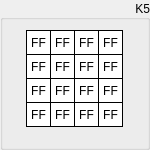
  <widget class="QGroupBox" name="groupK5">
   <property name="geometry">
    <rect>
     <x>20</x>
     <y>150</y>
     <width>150</width>
     <height>150</height>
    </rect>
   </property>
   <property name="sizePolicy">
    <sizepolicy hsizetype="Fixed" vsizetype="Fixed">
     <horstretch>0</horstretch>
     <verstretch>0</verstretch>
    </sizepolicy>
   </property>
   <property name="styleSheet">
    <string notr="true"/>
   </property>
   <property name="title">
    <string>K5</string>
   </property>
   <property name="alignment">
    <set>Qt::AlignRight|Qt::AlignTrailing|Qt::AlignVCenter</set>
   </property>
   <widget class="QLabel" name="k5byte15">
    <property name="enabled">
     <bool>true</bool>
    </property>
    <property name="geometry">
     <rect>
      <x>98</x>
      <y>102</y>
      <width>25</width>
      <height>25</height>
     </rect>
    </property>
    <property name="sizePolicy">
     <sizepolicy hsizetype="Fixed" vsizetype="Fixed">
      <horstretch>0</horstretch>
      <verstretch>0</verstretch>
     </sizepolicy>
    </property>
    <property name="font">
     <font>
      <kerning>true</kerning>
     </font>
    </property>
    <property name="layoutDirection">
     <enum>Qt::LeftToRight</enum>
    </property>
    <property name="styleSheet">
     <string notr="true">QLabel {
	 border-width: 1px;
     border-style: solid;
     border-color: black; 
     background-color: white;
}</string>
    </property>
    <property name="text">
     <string>FF</string>
    </property>
    <property name="alignment">
     <set>Qt::AlignCenter</set>
    </property>
   </widget>
   <widget class="QLabel" name="k5byte13">
    <property name="enabled">
     <bool>true</bool>
    </property>
    <property name="geometry">
     <rect>
      <x>98</x>
      <y>54</y>
      <width>25</width>
      <height>25</height>
     </rect>
    </property>
    <property name="sizePolicy">
     <sizepolicy hsizetype="Fixed" vsizetype="Fixed">
      <horstretch>0</horstretch>
      <verstretch>0</verstretch>
     </sizepolicy>
    </property>
    <property name="font">
     <font>
      <kerning>true</kerning>
     </font>
    </property>
    <property name="layoutDirection">
     <enum>Qt::LeftToRight</enum>
    </property>
    <property name="styleSheet">
     <string notr="true">QLabel {
	 border-width: 1px;
     border-style: solid;
     border-color: black; 
     background-color: white;
}</string>
    </property>
    <property name="text">
     <string>FF</string>
    </property>
    <property name="alignment">
     <set>Qt::AlignCenter</set>
    </property>
   </widget>
   <widget class="QLabel" name="k5byte14">
    <property name="enabled">
     <bool>true</bool>
    </property>
    <property name="geometry">
     <rect>
      <x>98</x>
      <y>78</y>
      <width>25</width>
      <height>25</height>
     </rect>
    </property>
    <property name="sizePolicy">
     <sizepolicy hsizetype="Fixed" vsizetype="Fixed">
      <horstretch>0</horstretch>
      <verstretch>0</verstretch>
     </sizepolicy>
    </property>
    <property name="font">
     <font>
      <kerning>true</kerning>
     </font>
    </property>
    <property name="layoutDirection">
     <enum>Qt::LeftToRight</enum>
    </property>
    <property name="styleSheet">
     <string notr="true">QLabel {
	 border-width: 1px;
     border-style: solid;
     border-color: black; 
     background-color: white;
}</string>
    </property>
    <property name="text">
     <string>FF</string>
    </property>
    <property name="alignment">
     <set>Qt::AlignCenter</set>
    </property>
   </widget>
   <widget class="QLabel" name="k5byte06">
    <property name="enabled">
     <bool>true</bool>
    </property>
    <property name="geometry">
     <rect>
      <x>50</x>
      <y>78</y>
      <width>25</width>
      <height>25</height>
     </rect>
    </property>
    <property name="sizePolicy">
     <sizepolicy hsizetype="Fixed" vsizetype="Fixed">
      <horstretch>0</horstretch>
      <verstretch>0</verstretch>
     </sizepolicy>
    </property>
    <property name="font">
     <font>
      <kerning>true</kerning>
     </font>
    </property>
    <property name="layoutDirection">
     <enum>Qt::LeftToRight</enum>
    </property>
    <property name="styleSheet">
     <string notr="true">QLabel {
	 border-width: 1px;
     border-style: solid;
     border-color: black; 
     background-color: white;
}</string>
    </property>
    <property name="text">
     <string>FF</string>
    </property>
    <property name="alignment">
     <set>Qt::AlignCenter</set>
    </property>
   </widget>
   <widget class="QLabel" name="k5byte04">
    <property name="enabled">
     <bool>true</bool>
    </property>
    <property name="geometry">
     <rect>
      <x>50</x>
      <y>30</y>
      <width>25</width>
      <height>25</height>
     </rect>
    </property>
    <property name="sizePolicy">
     <sizepolicy hsizetype="Fixed" vsizetype="Fixed">
      <horstretch>0</horstretch>
      <verstretch>0</verstretch>
     </sizepolicy>
    </property>
    <property name="font">
     <font>
      <kerning>true</kerning>
     </font>
    </property>
    <property name="layoutDirection">
     <enum>Qt::LeftToRight</enum>
    </property>
    <property name="styleSheet">
     <string notr="true">QLabel {
	 border-width: 1px;
     border-style: solid;
     border-color: black; 
     background-color: white;
}</string>
    </property>
    <property name="text">
     <string>FF</string>
    </property>
    <property name="alignment">
     <set>Qt::AlignCenter</set>
    </property>
   </widget>
   <widget class="QLabel" name="k5byte02">
    <property name="enabled">
     <bool>true</bool>
    </property>
    <property name="geometry">
     <rect>
      <x>26</x>
      <y>78</y>
      <width>25</width>
      <height>25</height>
     </rect>
    </property>
    <property name="sizePolicy">
     <sizepolicy hsizetype="Fixed" vsizetype="Fixed">
      <horstretch>0</horstretch>
      <verstretch>0</verstretch>
     </sizepolicy>
    </property>
    <property name="font">
     <font>
      <kerning>true</kerning>
     </font>
    </property>
    <property name="layoutDirection">
     <enum>Qt::LeftToRight</enum>
    </property>
    <property name="styleSheet">
     <string notr="true">QLabel {
	 border-width: 1px;
     border-style: solid;
     border-color: black; 
     background-color: white;
}</string>
    </property>
    <property name="text">
     <string>FF</string>
    </property>
    <property name="alignment">
     <set>Qt::AlignCenter</set>
    </property>
   </widget>
   <widget class="QLabel" name="k5byte10">
    <property name="enabled">
     <bool>true</bool>
    </property>
    <property name="geometry">
     <rect>
      <x>74</x>
      <y>78</y>
      <width>25</width>
      <height>25</height>
     </rect>
    </property>
    <property name="sizePolicy">
     <sizepolicy hsizetype="Fixed" vsizetype="Fixed">
      <horstretch>0</horstretch>
      <verstretch>0</verstretch>
     </sizepolicy>
    </property>
    <property name="font">
     <font>
      <kerning>true</kerning>
     </font>
    </property>
    <property name="layoutDirection">
     <enum>Qt::LeftToRight</enum>
    </property>
    <property name="styleSheet">
     <string notr="true">QLabel {
	 border-width: 1px;
     border-style: solid;
     border-color: black; 
     background-color: white;
}</string>
    </property>
    <property name="text">
     <string>FF</string>
    </property>
    <property name="alignment">
     <set>Qt::AlignCenter</set>
    </property>
   </widget>
   <widget class="QLabel" name="k5byte09">
    <property name="enabled">
     <bool>true</bool>
    </property>
    <property name="geometry">
     <rect>
      <x>74</x>
      <y>54</y>
      <width>25</width>
      <height>25</height>
     </rect>
    </property>
    <property name="sizePolicy">
     <sizepolicy hsizetype="Fixed" vsizetype="Fixed">
      <horstretch>0</horstretch>
      <verstretch>0</verstretch>
     </sizepolicy>
    </property>
    <property name="font">
     <font>
      <kerning>true</kerning>
     </font>
    </property>
    <property name="layoutDirection">
     <enum>Qt::LeftToRight</enum>
    </property>
    <property name="styleSheet">
     <string notr="true">QLabel {
	 border-width: 1px;
     border-style: solid;
     border-color: black; 
     background-color: white;
}</string>
    </property>
    <property name="text">
     <string>FF</string>
    </property>
    <property name="alignment">
     <set>Qt::AlignCenter</set>
    </property>
   </widget>
   <widget class="QLabel" name="k5byte01">
    <property name="enabled">
     <bool>true</bool>
    </property>
    <property name="geometry">
     <rect>
      <x>26</x>
      <y>54</y>
      <width>25</width>
      <height>25</height>
     </rect>
    </property>
    <property name="sizePolicy">
     <sizepolicy hsizetype="Fixed" vsizetype="Fixed">
      <horstretch>0</horstretch>
      <verstretch>0</verstretch>
     </sizepolicy>
    </property>
    <property name="font">
     <font>
      <kerning>true</kerning>
     </font>
    </property>
    <property name="layoutDirection">
     <enum>Qt::LeftToRight</enum>
    </property>
    <property name="styleSheet">
     <string notr="true">QLabel {
	 border-width: 1px;
     border-style: solid;
     border-color: black; 
     background-color: white;
}</string>
    </property>
    <property name="text">
     <string>FF</string>
    </property>
    <property name="alignment">
     <set>Qt::AlignCenter</set>
    </property>
   </widget>
   <widget class="QLabel" name="k5byte08">
    <property name="enabled">
     <bool>true</bool>
    </property>
    <property name="geometry">
     <rect>
      <x>74</x>
      <y>30</y>
      <width>25</width>
      <height>25</height>
     </rect>
    </property>
    <property name="sizePolicy">
     <sizepolicy hsizetype="Fixed" vsizetype="Fixed">
      <horstretch>0</horstretch>
      <verstretch>0</verstretch>
     </sizepolicy>
    </property>
    <property name="font">
     <font>
      <kerning>true</kerning>
     </font>
    </property>
    <property name="layoutDirection">
     <enum>Qt::LeftToRight</enum>
    </property>
    <property name="styleSheet">
     <string notr="true">QLabel {
	 border-width: 1px;
     border-style: solid;
     border-color: black; 
     background-color: white;
}</string>
    </property>
    <property name="text">
     <string>FF</string>
    </property>
    <property name="alignment">
     <set>Qt::AlignCenter</set>
    </property>
   </widget>
   <widget class="QLabel" name="k5byte00">
    <property name="enabled">
     <bool>true</bool>
    </property>
    <property name="geometry">
     <rect>
      <x>26</x>
      <y>30</y>
      <width>25</width>
      <height>25</height>
     </rect>
    </property>
    <property name="sizePolicy">
     <sizepolicy hsizetype="Fixed" vsizetype="Fixed">
      <horstretch>0</horstretch>
      <verstretch>0</verstretch>
     </sizepolicy>
    </property>
    <property name="font">
     <font>
      <kerning>true</kerning>
     </font>
    </property>
    <property name="layoutDirection">
     <enum>Qt::LeftToRight</enum>
    </property>
    <property name="styleSheet">
     <string notr="true">QLabel {
	 border-width: 1px;
     border-style: solid;
     border-color: black; 
     background-color: white;
}</string>
    </property>
    <property name="text">
     <string>FF</string>
    </property>
    <property name="alignment">
     <set>Qt::AlignCenter</set>
    </property>
    <property name="wordWrap">
     <bool>false</bool>
    </property>
   </widget>
   <widget class="QLabel" name="k5byte07">
    <property name="enabled">
     <bool>true</bool>
    </property>
    <property name="geometry">
     <rect>
      <x>50</x>
      <y>102</y>
      <width>25</width>
      <height>25</height>
     </rect>
    </property>
    <property name="sizePolicy">
     <sizepolicy hsizetype="Fixed" vsizetype="Fixed">
      <horstretch>0</horstretch>
      <verstretch>0</verstretch>
     </sizepolicy>
    </property>
    <property name="font">
     <font>
      <kerning>true</kerning>
     </font>
    </property>
    <property name="layoutDirection">
     <enum>Qt::LeftToRight</enum>
    </property>
    <property name="styleSheet">
     <string notr="true">QLabel {
	 border-width: 1px;
     border-style: solid;
     border-color: black; 
     background-color: white;
}</string>
    </property>
    <property name="text">
     <string>FF</string>
    </property>
    <property name="alignment">
     <set>Qt::AlignCenter</set>
    </property>
   </widget>
   <widget class="QLabel" name="k5byte12">
    <property name="enabled">
     <bool>true</bool>
    </property>
    <property name="geometry">
     <rect>
      <x>98</x>
      <y>30</y>
      <width>25</width>
      <height>25</height>
     </rect>
    </property>
    <property name="sizePolicy">
     <sizepolicy hsizetype="Fixed" vsizetype="Fixed">
      <horstretch>0</horstretch>
      <verstretch>0</verstretch>
     </sizepolicy>
    </property>
    <property name="font">
     <font>
      <kerning>true</kerning>
     </font>
    </property>
    <property name="layoutDirection">
     <enum>Qt::LeftToRight</enum>
    </property>
    <property name="styleSheet">
     <string notr="true">QLabel {
	 border-width: 1px;
     border-style: solid;
     border-color: black; 
     background-color: white;
}</string>
    </property>
    <property name="text">
     <string>FF</string>
    </property>
    <property name="alignment">
     <set>Qt::AlignCenter</set>
    </property>
   </widget>
   <widget class="QLabel" name="k5byte03">
    <property name="enabled">
     <bool>true</bool>
    </property>
    <property name="geometry">
     <rect>
      <x>26</x>
      <y>102</y>
      <width>25</width>
      <height>25</height>
     </rect>
    </property>
    <property name="sizePolicy">
     <sizepolicy hsizetype="Fixed" vsizetype="Fixed">
      <horstretch>0</horstretch>
      <verstretch>0</verstretch>
     </sizepolicy>
    </property>
    <property name="font">
     <font>
      <kerning>true</kerning>
     </font>
    </property>
    <property name="layoutDirection">
     <enum>Qt::LeftToRight</enum>
    </property>
    <property name="styleSheet">
     <string notr="true">QLabel {
	 border-width: 1px;
     border-style: solid;
     border-color: black; 
     background-color: white;
}</string>
    </property>
    <property name="text">
     <string>FF</string>
    </property>
    <property name="alignment">
     <set>Qt::AlignCenter</set>
    </property>
   </widget>
   <widget class="QLabel" name="k5byte11">
    <property name="enabled">
     <bool>true</bool>
    </property>
    <property name="geometry">
     <rect>
      <x>74</x>
      <y>102</y>
      <width>25</width>
      <height>25</height>
     </rect>
    </property>
    <property name="sizePolicy">
     <sizepolicy hsizetype="Fixed" vsizetype="Fixed">
      <horstretch>0</horstretch>
      <verstretch>0</verstretch>
     </sizepolicy>
    </property>
    <property name="font">
     <font>
      <kerning>true</kerning>
     </font>
    </property>
    <property name="layoutDirection">
     <enum>Qt::LeftToRight</enum>
    </property>
    <property name="styleSheet">
     <string notr="true">QLabel {
	 border-width: 1px;
     border-style: solid;
     border-color: black; 
     background-color: white;
}</string>
    </property>
    <property name="text">
     <string>FF</string>
    </property>
    <property name="alignment">
     <set>Qt::AlignCenter</set>
    </property>
   </widget>
   <widget class="QLabel" name="k5byte05">
    <property name="enabled">
     <bool>true</bool>
    </property>
    <property name="geometry">
     <rect>
      <x>50</x>
      <y>54</y>
      <width>25</width>
      <height>25</height>
     </rect>
    </property>
    <property name="sizePolicy">
     <sizepolicy hsizetype="Fixed" vsizetype="Fixed">
      <horstretch>0</horstretch>
      <verstretch>0</verstretch>
     </sizepolicy>
    </property>
    <property name="font">
     <font>
      <kerning>true</kerning>
     </font>
    </property>
    <property name="layoutDirection">
     <enum>Qt::LeftToRight</enum>
    </property>
    <property name="styleSheet">
     <string notr="true">QLabel {
	 border-width: 1px;
     border-style: solid;
     border-color: black; 
     background-color: white;
}</string>
    </property>
    <property name="text">
     <string>FF</string>
    </property>
    <property name="alignment">
     <set>Qt::AlignCenter</set>
    </property>
   </widget>
  </widget>
